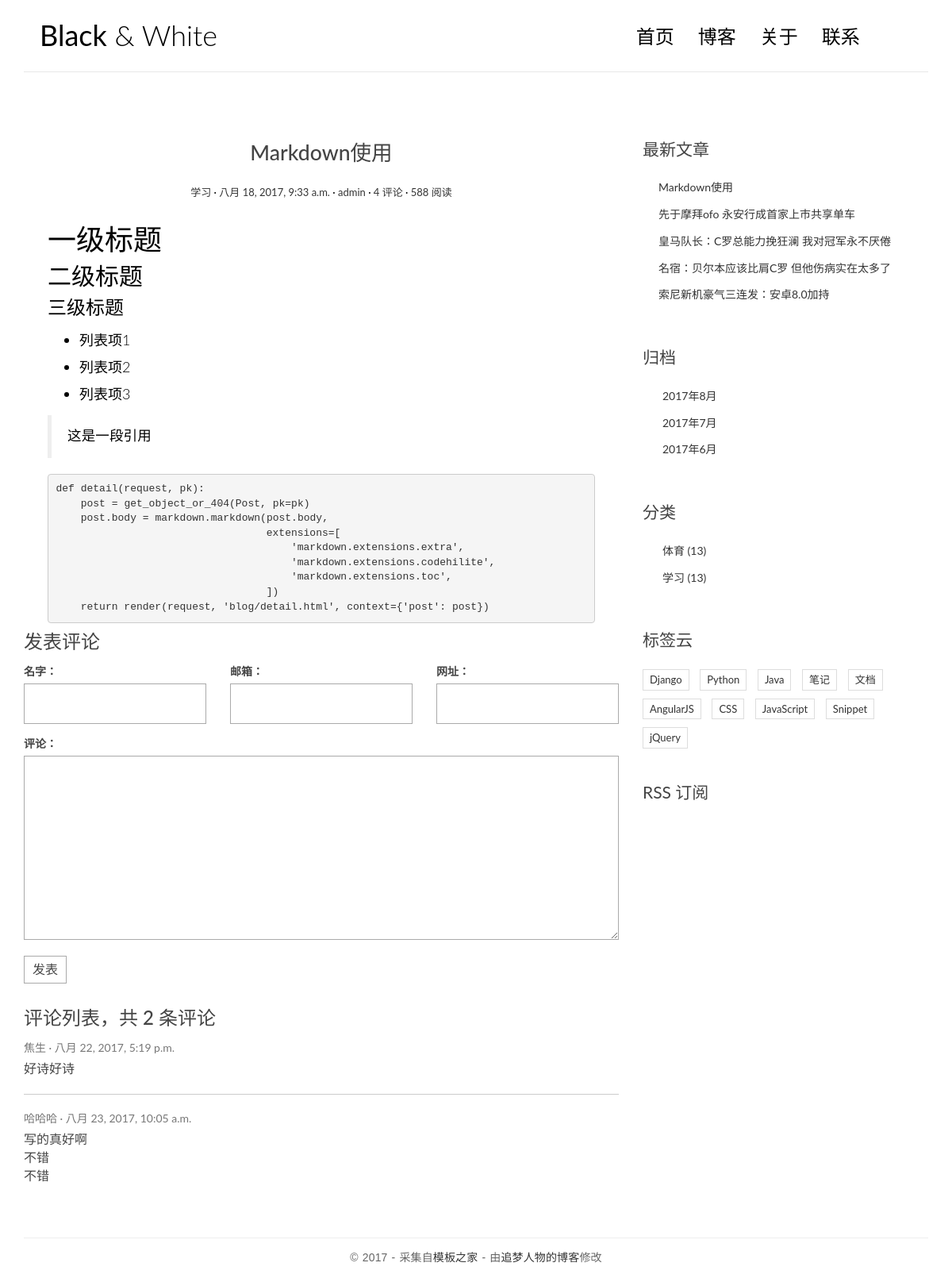
/post/5/, run on the app's committed database.
### blog/models.py (models this page shows, shortened)
@python_2_unicode_compatible
class Post(models.Model):
    title = models.CharField(max_length=70)
    body = models.TextField()
    create_time = models.DateTimeField()
    modified_time = models.DateTimeField()
    excerpt = models.CharField(max_length=200,blank=True)
    category = models.ForeignKey(Category)
    tags = models.ManyToManyField(Tag,blank=True)
    author = models.ForeignKey(User)
    def get_absolute_url(self):
        return reverse('blog:detail',kwargs={'pk':self.pk})
    class Meta:
        ordering = ['-create_time','title']

@python_2_unicode_compatible
class Category(models.Model):
    name = models.CharField(max_length=100)
    def __str__(self): # __str__显示返回的内容
        return self.name

### comments/models.py (models this page shows, shortened)
@python_2_unicode_compatible
class Comment(models.Model):
    name = models.CharField(max_length=100)
    email = models.EmailField(max_length=255)
    url = models.URLField(blank=True)
    text = models.TextField()
    created_time = models.DateTimeField(auto_now_add=True)
    post = models.ForeignKey('blog.Post')

### blog/views.py (the view)
# urls.py: url(r'^post/(?P<pk>[0-9]+)/$',views.detail,name='detail'),  #文章地址页
def detail(request,pk):
    post = get_object_or_404(Post,pk=pk)
    post.body = markdown.markdown(post.body,
                                  extensions=[
                                      'markdown.extensions.extra',
                                      'markdown.extensions.codehilite',
                                      'markdown.extensions.toc',
                                  ])
    form = CommentForm()
    comment_list = post.comment_set.all()
    context = {'post':post,
               'form':form,
               'comment_list':comment_list
                }
    return render(request,'blog/detail.html',context=context)

### comments/forms.py
class CommentForm(forms.ModelForm):
    class Meta:
        model = Comment
        fields = ['name','email','url','text']

### blog/templatetags/blog_tags.py (called while the page is built)
@register.simple_tag
def get_recent_post(num=6):
    return Post.objects.all()[:num]

@register.simple_tag
def archives():
    return Post.objects.dates('create_time','month',order='DESC')

@register.simple_tag()
def get_categories():
    return Category.objects.all()

### templates/blog/detail.html (shortened to what this page needs)
{% extends 'base.html' %}
{% block main %}
        <article class="post post-{{ post.pk }}">
            <header class="entry-header">
                <h1 class="entry-title">{{ post.title }}</h1>
                <div class="entry-meta">
                    <span class="post-category"><a href="#">{{ post.category }}</a></span>
                    <span class="post-date"><a href="#"><time class="entry-date"
                                                              datetime="{{ post.create_time }}">{{ post.create_time }}</time></a></span>
                    <span class="post-author"><a href="#">{{ post.author }}</a></span>
                    <span class="comments-link"><a href="#">4 评论</a></span>
                    <span class="views-count"><a href="#">588 阅读</a></span>
                </div>
            </header>
            <div class="entry-content clearfix">
                {{ post.body |safe}}
            </div>
        </article>
    <h3>发表评论</h3>
    <form action="{% url 'comments:post_comment' post.pk %}" method="post" class="comment-form">
        <div class="row">
            <div class="col-md-4">
                <label for="{{ form.name.id_for_label}}">名字：</label>
                {{ form.name }}
            </div>
            <div class="col-md-4">
                <label for="{{ form.email.id_for_label }}">邮箱：</label>
                {{ form.email }}
            </div>
            <div class="col-md-4">
                <label for="{{ form.url.id_for_label }}">网址：</label>
                {{ form.url }}
            </div>
            <div class="col-md-12">
                <label for="{{ form.text.id_for_label }}">评论：</label>
                {{ form.text }}
                <button type="submit" class="comment-btn">发表</button>
            </div>
        </div>
    </form>
    <div class="comment-list-panel">
        <h3>评论列表，共 <span>{{ post.comment_set.count }}</span> 条评论</h3>
        <ul class="comment-list list-unstyled">
            {% for comment in comment_list %}
            <li class="comment-item">
                <span class="nickname">{{ comment.name }}</span>
                <time class="submit-date">{{ comment.created_time }}</time>
                <div class="text">
                   {{ comment.text |safe|linebreaksbr }}
                </div>
            </li>
            {% empty %}
                暂无评论！
            {% endfor %}
        </ul>
    </div>
{% endblock main %}

### templates/base.html (shortened to what this page needs)
{% load staticfiles %}
{% load blog_tags %}
<!DOCTYPE html>
<html>
<head>
    <link rel="stylesheet" href={% static 'blog/css/bootstrap.min.css' %}>
    <link rel="stylesheet" href="http://code.ionicframework.com/ionicons/2.0.1/css/ionicons.min.css">
    <link rel="stylesheet" href={% static 'blog/css/pace.css' %}>
    <link rel="stylesheet" href={% static 'blog/css/custom.css' %}>
</head>
<body>
<div class="container">
    <header id="site-header">
        <div class="row">
            <div class="col-md-4 col-sm-5 col-xs-8">
                <div class="logo">
                    <h1><a href="{% url 'blog:index' %}"><b>Black</b> &amp; White</a></h1>
                </div>
            </div>
            <div class="col-md-8 col-sm-7 col-xs-4">
                <nav class="main-nav" role="navigation">
                    <div class="collapse navbar-collapse" id="bs-example-navbar-collapse-1">
                        <ul class="nav navbar-nav navbar-right">
                            <li class="cl-effect-11"><a href="index.html" data-hover="首页">首页</a></li>
                            <li class="cl-effect-11"><a href="full-width.html" data-hover="博客">博客</a></li>
                            <li class="cl-effect-11"><a href="about.html" data-hover="关于">关于</a></li>
                            <li class="cl-effect-11"><a href="contact.html" data-hover="联系">联系</a></li>
                        </ul>
                    </div>
                </nav>
            </div>
        </div>
    </header>
</div>
<div class="content-body">
    <div class="container">
        <div class="row">
            <main class="col-md-8">
                {% block main %}
                {% endblock main %}
            </main>
            <aside class="col-md-4">
                <div class="widget widget-recent-posts">
                    <h3 class="widget-title">最新文章</h3>
                    {% get_recent_post as recent_post_list %}
                    <ul>
                        {% for post in recent_post_list %}
                        <li>
                            <a href="{{ post.get_absolute_url }}">{{ post.title }}</a>
                        </li>
                        {% empty %}
                            暂无文章！
                        {% endfor %}
                    </ul>
                </div>
                <div class="widget widget-archives">
                    <h3 class="widget-title">归档</h3>
                    {% archives as date_list %}
                    <ul>
                        {% for date in date_list %}
                        <li>
                            <a href="{% url 'blog:archives' date.year date.month%}">
                                {{ date.year }}年{{ date.month }}月</a>
                        </li>
                        {% empty %}
                            暂无内容！
                        {% endfor %}
                    </ul>
                </div>
                <div class="widget widget-category">
                    <h3 class="widget-title">分类</h3>
                    {% get_categories as category_list %}
                    <ul>
                        {% for category in category_list %}
                        <li>
                            <a href="{% url 'blog:category'  category.pk %}">{{ category.name }} <span class="post-count">(13)</span></a>
                        </li>
                        {% empty %}
                            暂无内容！
                        {% endfor %}
                    </ul>
                </div>
                <div class="widget widget-tag-cloud">
                    <h3 class="widget-title">标签云</h3>
                    <ul>
                        <li>
                            <a href="#">Django</a>
                        </li>
                        <li>
                            <a href="#">Python</a>
                        </li>
                        <li>
                            <a href="#">Java</a>
                        </li>
                        <li>
                            <a href="#">笔记</a>
                        </li>
                        <li>
                            <a href="#">文档</a>
                        </li>
                        <li>
                            <a href="#">AngularJS</a>
                        </li>
                        <li>
                            <a href="#">CSS</a>
                        </li>
                        <li>
                            <a href="#">JavaScript</a>
                        </li>
                        <li>
                            <a href="#">Snippet</a>
                        </li>
                        <li>
                            <a href="#">jQuery</a>
                        </li>
                    </ul>
                </div>
                <div class="rss">
                    <a href=""> RSS 订阅</a>
                </div>
            </aside>
        </div>
    </div>
</div>
<footer id="site-footer">
    <div class="container">
        <div class="row">
            <div class="col-md-12">
                <p class="copyright">&copy 2017 - 采集自<a href="http://www.cssmoban.com/"
                                                        target="_blank" title="模板之家">模板之家</a>
                    - 由<a href="http://zmrenwu.com/" title="网页模板" target="_blank">追梦人物的博客</a>修改
                </p>
            </div>
        </div>
    </div>
</footer>
</body>
</html>

### blog/static/blog/css/custom.css (style rules this page uses)
* { outline: none; }
h1, h2, h3, h4, h5, h6 { margin-top: 0; }
b { font-weight: 400; }
a { color: #333; }
body { color: #444; font-family: 'Lato', sans-serif; }
p { font-family: 'Ubuntu', sans-serif; font-weight: 400; word-spacing: 1px; letter-spacing: 0.01em; }
#site-header { background-color: #FFF; padding: 25px 20px; margin-bottom: 40px; border-bottom: 1px solid #e7e7e7; }
.logo h1 a { color: #000; }
.logo h1 { margin: 0; font-family: 'Lato', sans-serif; font-weight: 300; }
.main-nav { margin-top: 11px; max-width: 95%; }
.main-nav a { color: #000000 !important; padding: 0 0 5px 0 !important; margin-right: 30px; font-family: 'Lato', sans-serif; font-weight: 300; font-size: 24px; }
.cl-effect-11 a { padding: 10px 0; color: #0972b4; text-shadow: none; }
.cl-effect-11 a::before { position: absolute; top: 0; left: 0; overflow: hidden; padding: 0 0 5px 0 !important; max-width: 0; border-bottom: 1px solid #000; color: #000; content: attr(data-hover); white-space: nowrap; -webkit-transition: max-width 0.5s; -moz-transition: max-width 0.5s; transition: max-width 0.5s; }
.content-body { padding-bottom: 4em; }
.post { background: #fff; padding: 30px 30px 0; }
.entry-title { text-align: center; font-size: 1.9em; margin-bottom: 20px; line-height: 1.6; padding: 10px 20px 0; }
.entry-meta { text-align: center; color: #DDDDDD; font-size: 13px; margin-bottom: 30px; }
.entry-content { font-size: 18px; line-height: 1.9; font-weight: 300; color: #000; }
.post-category::after, .post-date::after, .post-author::after, .comments-link::after { content: ' ·'; color: #000; }
.widget { background: #fff; padding: 30px 0 0; }
.widget-title { font-size: 1.5em; margin-bottom: 20px; line-height: 1.6; padding: 10px 0 0; font-weight: 400; }
.widget-recent-posts ul { padding: 0; margin: 0; padding-left: 20px; }
.widget-recent-posts ul li { list-style-type: none; position: relative; line-height: 170%; margin-bottom: 10px; }
.widget-recent-posts ul li::before { content: '\f3d3'; font-family: "Ionicons"; position: absolute; left: -17px; top: 3px; font-size: 16px; color: #000; }
.widget-archives ul { padding: 0; margin: 0; padding-left: 25px; }
.widget-archives ul li { list-style-type: none; position: relative; line-height: 170%; margin-bottom: 10px; }
.widget-archives ul li::before { content: '\f3f3'; font-family: "Ionicons"; position: absolute; left: -25px; top: 1px; font-size: 16px; color: #000; }
.widget-category ul { padding: 0; margin: 0; padding-left: 25px; }
.widget-category ul li { list-style-type: none; position: relative; line-height: 170%; margin-bottom: 10px; }
.widget-category ul li::before { content: '\f3fe'; font-family: "Ionicons"; position: absolute; left: -25px; top: 1px; font-size: 18px; color: #000; }
.widget-tag-cloud ul { padding: 0; margin: 0; margin-right: -10px; }
.widget-tag-cloud ul li { list-style-type: none; font-size: 13px; display: inline-block; margin-right: 10px; margin-bottom: 10px; padding: 3px 8px; border: 1px solid #ddd; }
.rss { font-size: 21px; margin-top: 30px; }
.rss a { color: #444; }
#site-footer { padding-top: 10px; padding: 0 0 1.5em 0; }
.copyright { text-align: center; padding-top: 1em; margin: 0; border-top: 1px solid #eee; color: #666; }
.contact-form input, .comment-form input { border: 1px solid #aaa; margin-bottom: 15px; width: 100%; padding: 15px 15px; font-size: 16px; line-height: 100%; transition: 0.4s border-color linear; }
.contact-form textarea, .comment-form textarea { border: 1px solid #aaa; margin-bottom: 15px; width: 100%; padding: 15px 15px; font-size: 16px; line-height: 20px !important; min-height: 183px; transition: 0.4s border-color linear; }
.comment-form { margin-top: 15px; }
.comment-form .comment-btn { background-color: #fff; border: 1px solid #aaa; font-size: 16px; padding: 5px 10px; }
.comment-list-panel { margin-top: 30px; }
.comment-list { margin-top: 15px; }
.comment-item:not(:last-child) { border-bottom: 1px #ccc solid; margin-bottom: 20px; padding-bottom: 20px; }
.comment-item .nickname, .comment-item .submit-date { color: #777; font-size: 14px; }
.comment-item .nickname:after { content: ' ·'; }
.comment-item .text { padding-top: 5px; font-size: 16px; }

### data on the page
Post: title "Markdown使用", category "学习", create_time "八月 18, 2017, 9:33 a.m.", author "admin", body "一级标题 二级标题 三级标题 列表项1 列表项2 列表项3 这是一段引用 def detail ( request , pk ): post = get_object_or_404 ( Post , pk = pk ) post . body = markdown . markdown ( post . body , extensions = [ 'markdown.extensions.extra' , 'markdown.extensions.codehilite' , 'markdown.extensions.toc' , ]) return render ( request , 'blog/detail.html' , context = { 'post' : post })", comment_set.count "2"
Comment: name "焦生", created_time "八月 22, 2017, 5:19 p.m.", text "好诗好诗"
Comment: name "哈哈哈", created_time "八月 23, 2017, 10:05 a.m.", text "写的真好啊 不错 不错"
Post: title "先于摩拜ofo 永安行成首家上市共享单车"
Post: title "皇马队长：C罗总能力挽狂澜 我对冠军永不厌倦"
Post: title "名宿：贝尔本应该比肩C罗 但他伤病实在太多了"
Post: title "索尼新机豪气三连发：安卓8.0加持"
Category: name "体育"
Category: name "学习"

### other printed values
{{ date.year }} "2017" "2017" "2017"
{{ date.month }} "8" "7" "6"
